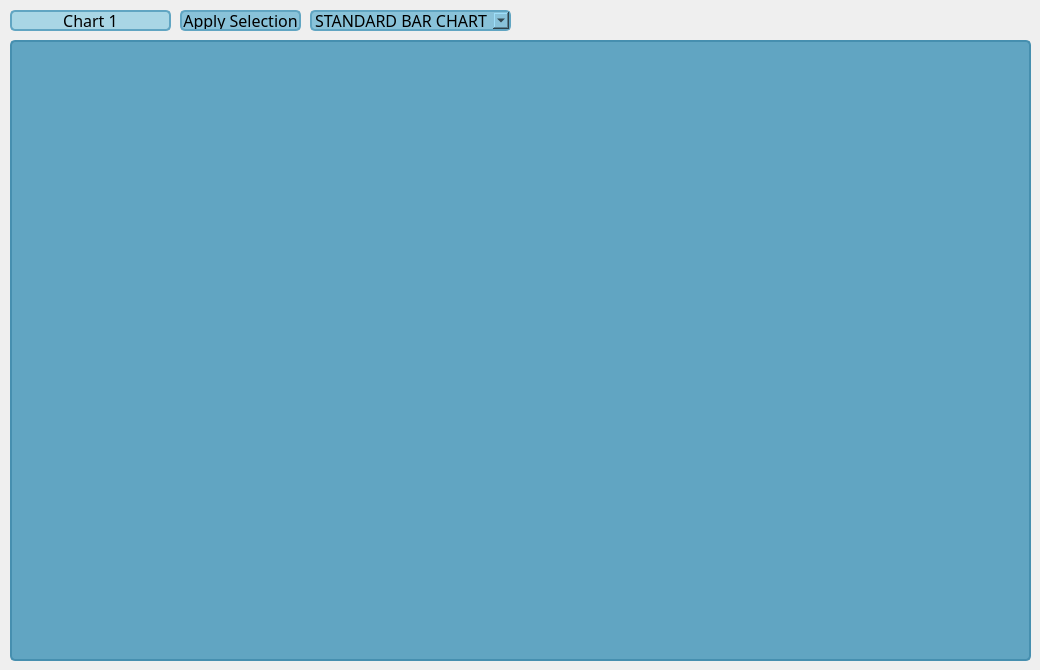
      <widget class="QWidget" name="page_chartview_single">
       <widget class="QFrame" name="frame_chartview_single_chartbackground">
        <property name="geometry">
         <rect>
          <x>10</x>
          <y>40</y>
          <width>1021</width>
          <height>621</height>
         </rect>
        </property>
        <property name="font">
         <font>
          <pointsize>10</pointsize>
         </font>
        </property>
        <property name="styleSheet">
         <string notr="true">background-color: #61a5c2; 
border-radius: 5px;
border: 2px solid #468FAF;
</string>
        </property>
        <property name="frameShape">
         <enum>QFrame::StyledPanel</enum>
        </property>
        <property name="frameShadow">
         <enum>QFrame::Raised</enum>
        </property>
        <widget class="QFrame" name="frame_chartview_single_chart">
         <property name="geometry">
          <rect>
           <x>10</x>
           <y>10</y>
           <width>1001</width>
           <height>601</height>
          </rect>
         </property>
         <property name="styleSheet">
          <string notr="true">border: none</string>
         </property>
         <property name="frameShape">
          <enum>QFrame::StyledPanel</enum>
         </property>
         <property name="frameShadow">
          <enum>QFrame::Raised</enum>
         </property>
        </widget>
       </widget>
       <widget class="QPushButton" name="pushButton_chartview_single_apply1">
        <property name="geometry">
         <rect>
          <x>180</x>
          <y>10</y>
          <width>121</width>
          <height>21</height>
         </rect>
        </property>
        <property name="font">
         <font>
          <family>Bahnschrift SemiLight</family>
          <pointsize>12</pointsize>
         </font>
        </property>
        <property name="styleSheet">
         <string notr="true">QPushButton
{
   background-color: #89c2d9;
	border-radius: 5px; 
	border:2px solid #61a5c2;
}

QPushButton:hover {
   background-color:#468FAF;
   border:2px solid #2C7DA0;
}</string>
        </property>
        <property name="text">
         <string>Apply Selection</string>
        </property>
       </widget>
       <widget class="QLabel" name="label_chartview_single_chart1">
        <property name="geometry">
         <rect>
          <x>10</x>
          <y>10</y>
          <width>161</width>
          <height>21</height>
         </rect>
        </property>
        <property name="font">
         <font>
          <family>Bahnschrift SemiLight</family>
          <pointsize>12</pointsize>
          <bold>false</bold>
         </font>
        </property>
        <property name="autoFillBackground">
         <bool>false</bool>
        </property>
        <property name="styleSheet">
         <string notr="true">QLabel {
background-color: #A9D6E5;
border-radius:5px;
border: 2px solid #61A5C2;
}
QLabel:hover
{
background-color: #89C2D9;
border-radius:5px;
border: 2px solid #A9D6E5;
}</string>
        </property>
        <property name="text">
         <string>Chart 1</string>
        </property>
        <property name="alignment">
         <set>Qt::AlignCenter</set>
        </property>
       </widget>
       <widget class="QComboBox" name="comboBox_chartview_single_chartselector1">
        <property name="geometry">
         <rect>
          <x>310</x>
          <y>10</y>
          <width>201</width>
          <height>21</height>
         </rect>
        </property>
        <property name="font">
         <font>
          <family>Bahnschrift SemiLight</family>
          <pointsize>12</pointsize>
          <bold>false</bold>
         </font>
        </property>
        <property name="layoutDirection">
         <enum>Qt::LeftToRight</enum>
        </property>
        <property name="styleSheet">
         <string notr="true">QComboBox {
   background-color: #89c2d9;
	border-radius: 5px; 
	border:2px solid #61a5c2;
	text-align: center;
}
QComboBox:hover
{
   background-color:#468FAF;
   border:2px solid #2C7DA0;
}
</string>
        </property>
        <property name="sizeAdjustPolicy">
         <enum>QComboBox::AdjustToContentsOnFirstShow</enum>
        </property>
        <item>
         <property name="text">
          <string>STANDARD BAR CHART</string>
         </property>
        </item>
        <item>
         <property name="text">
          <string>STACKED BAR CHART</string>
         </property>
        </item>
        <item>
         <property name="text">
          <string>LINE PLOT CHART</string>
         </property>
        </item>
        <item>
         <property name="text">
          <string>STEM PLOT CHART</string>
         </property>
        </item>
        <item>
         <property name="text">
          <string>STACKED AREA CHART</string>
         </property>
        </item>
       </widget>
      </widget>
